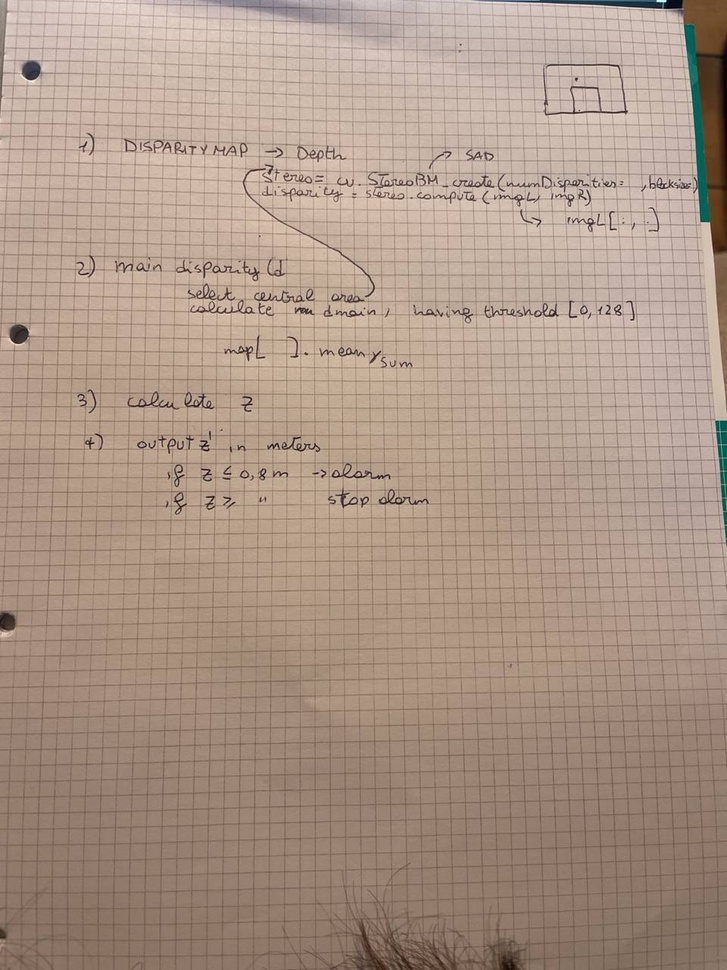
#> input picture Project/photo5787442142321424292.jpg, 727 x 970 px, shrunk from 960 x 1280 before the run, given in place of robotL.avi, which was not available
$ jupyter execute --allow-errors rectified_video.ipynb   (text cells are left out)
#> lines starting #> are read from the running program, lines starting #| are printed output that depends on the picture; pictures that were not available may be replaced by others from this repository, and a replacement may not be noted
#> further down, frameL is the input picture: shape (970, 727, 3); mean B, G, R 135.4, 150.4, 172.2
#> `imgR = cv2.cvtColor(frameR,cv2.COLOR_BGR2GRAY)`:
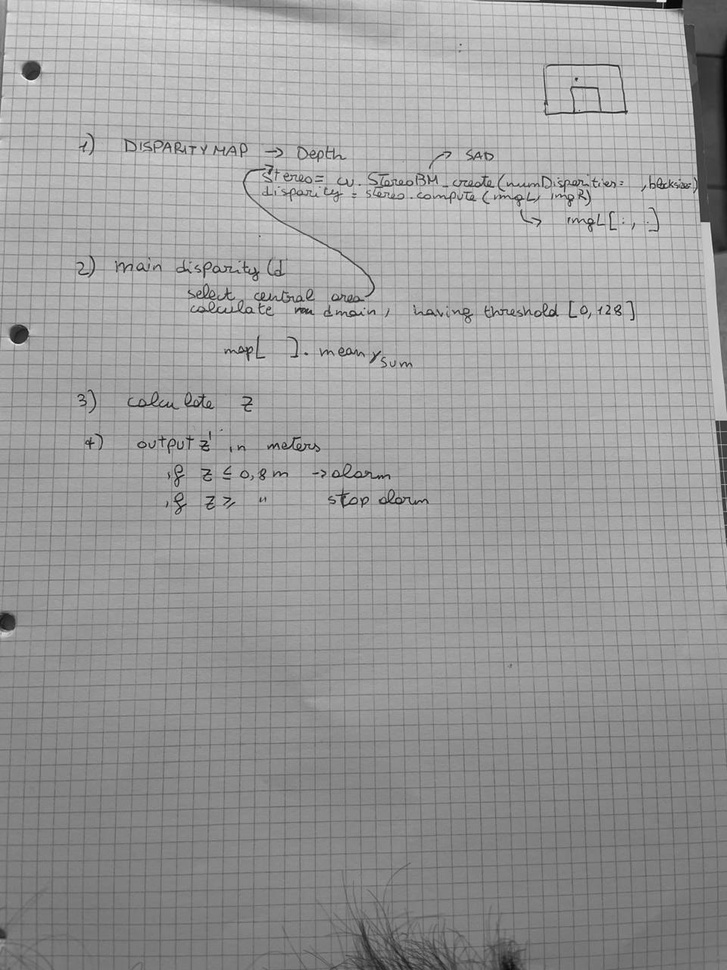
#> imgR: shape (970, 727); min 1, max 242, mean 155.1
#> `kpL, desL = sift.detectAndCompute(imgL, None)`: kpL = 788 keypoints; strongest (x, y, size): (576, 79, 1.9), (31, 70, 12.2), (19, 334, 12), (306, 354, 2)
#> `kpR, desR = sift.detectAndCompute(imgR, None)`: kpR has the same summary as kpL
#> `imgSift = cv2.drawKeypoints( imgL, kpL, None, flags=cv2.DRAW_MATCHES_F..`:
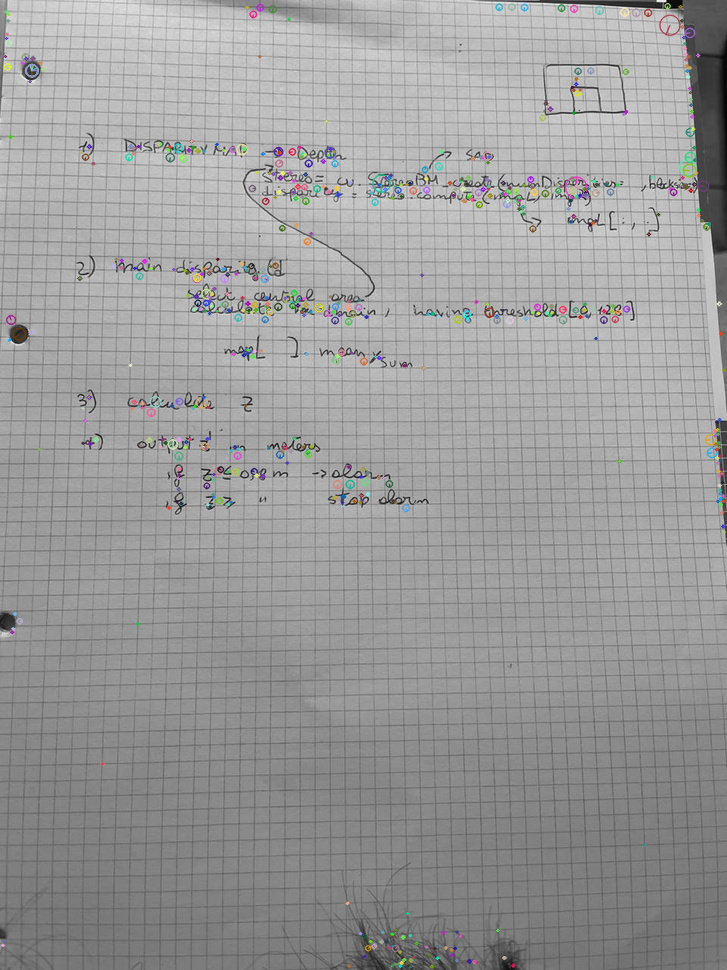
#> imgSift: shape (970, 727, 3); mean of channels 0, 1, 2 154.7, 154.7, 154.7; drawn as B, G, R
#> `matches = flann.knnMatch(desL, desR, k=2)`: matches = 788 matches
#> `matchesMask = [[0, 0] for i in range(len(matches))]`: matchesMask = 788 pairs, first value 0 to 0, second value 0 to 0
#> after the loop `for i, (m, n) in enumerate(matches):`: good = 788 matches; matchesMask = 788 pairs, first value 1 to 1, second value 0 to 0; ptsL = 788 pairs, first value 2.47 to 724.2, second value 5.62 to 967; ptsR has the same summary as ptsL
#> `draw_params = dict(matchColor=(0, 255, 0), singlePointColor=(255, 0, 0..`: draw_params = 4 items
#> `keypoint_matches = cv2.drawMatchesKnn( imgL, kpL, imgR, kpR, matches[3..`:
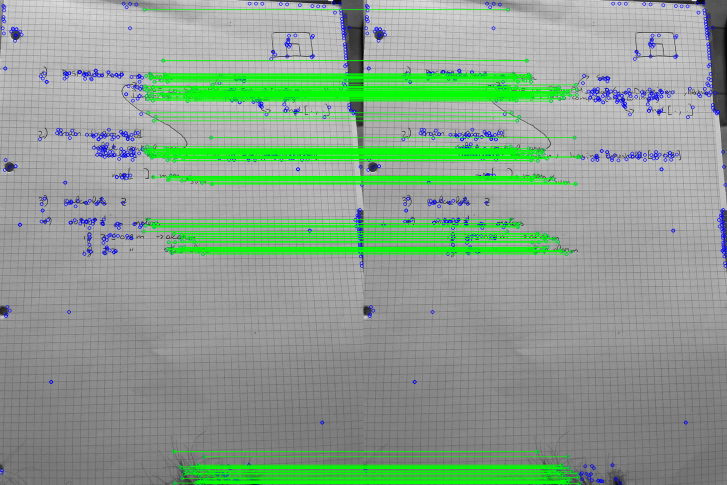
#> keypoint_matches: shape (970, 1454, 3) (shown at 1/2 size); mean of channels 0, 1, 2 143.7, 161.5, 140.5; drawn as B, G, R
#> `ptsL = np.int32(ptsL)`: ptsL = 788 pairs, first value 2 to 724, second value 5 to 966
#> `ptsR = np.int32(ptsR)`: ptsR has the same summary as ptsL
#> `fundamental_matrix, inliers = cv2.findFundamentalMat(ptsL, ptsR, cv2.F..`: fundamental_matrix = [[-4.47e-21, -4.69e-05, 0.012], [4.69e-05, -1.45e-21, -0.0136], [-0.012, 0.0136, -2.22e-16]]; inliers = 788 values from 1 to 1
#> `linesL = cv2.computeCorrespondEpilines( ptsR.reshape(-1, 1, 2), 2, fun..`: linesL = 788 rows, first 8: [0.923, 0.385, -365.5], [0.922, 0.386, -365.6], [-0.573, 0.82, -43.62], [-0.608, 0.794, -26.51], [-0.653, 0.757, -4.41], [-0.617, 0.787, -22.26], [-0.557, 0.831, -50.93], [-0.64, 0.768, -10.89]
[cell 1]
import cv2
import numpy as np
from matplotlib import pyplot as plt

# Import additional library to properply play videos on jupyter notebook
from IPython.display import clear_output

[cell 2]
capR = cv2.VideoCapture('robotR.avi')
capL = cv2.VideoCapture('robotL.avi')
print(capR,capL)

[cell 3]
print(capR.isOpened(),capL.isOpened())
#> (the rest of this cell did not finish here and is left out)

#> the loop in drawlines, `for r, ptL, ptR in zip(lines, ptsLsrc, ptsRsrc):` made 788 passes
#> pass 1, in drawlines, `img1color = cv2.circle(imgLcolor, tuple(ptL), 5, color, -1)`:
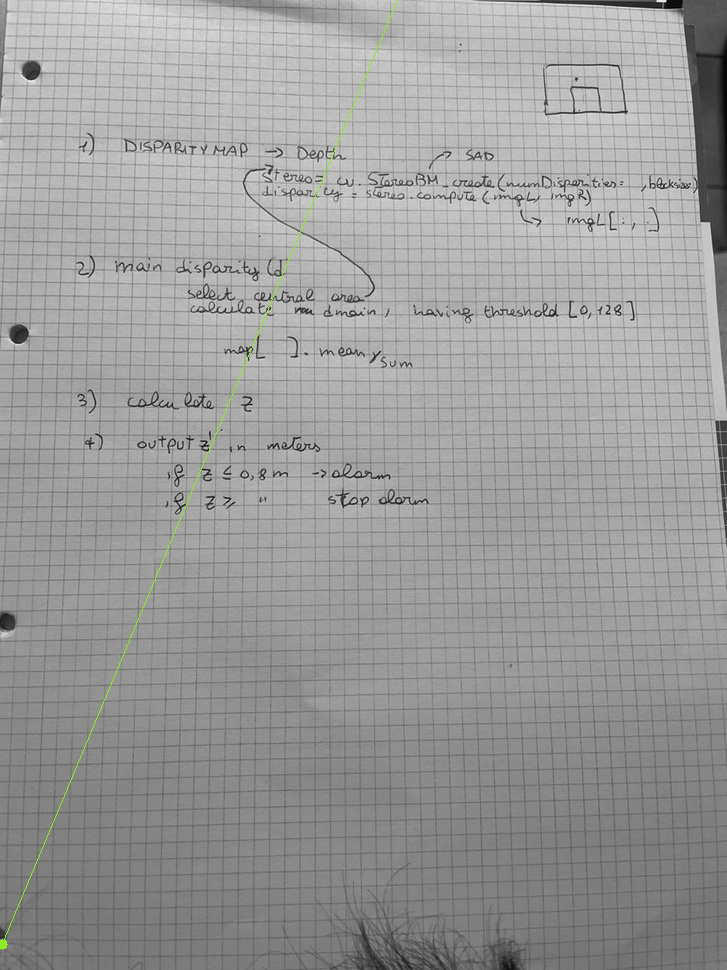
#> img1color: shape (970, 727, 3); mean B, G, R 154.9, 155.2, 155.1
#> after the loop in drawlines, `for r, ptL, ptR in zip(lines, ptsLsrc, ptsRsrc):`:
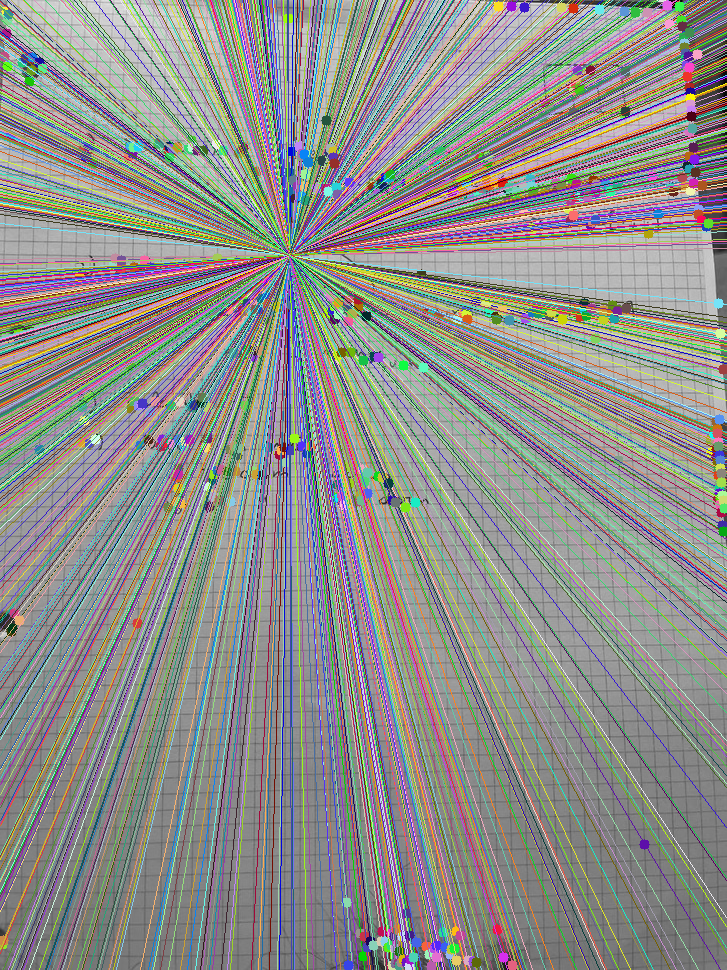
#> imgLcolor: shape (970, 727, 3); mean B, G, R 140, 143.4, 142.7
#> after the loop in drawlines, `for r, ptL, ptR in zip(lines, ptsLsrc, ptsRsrc):`:
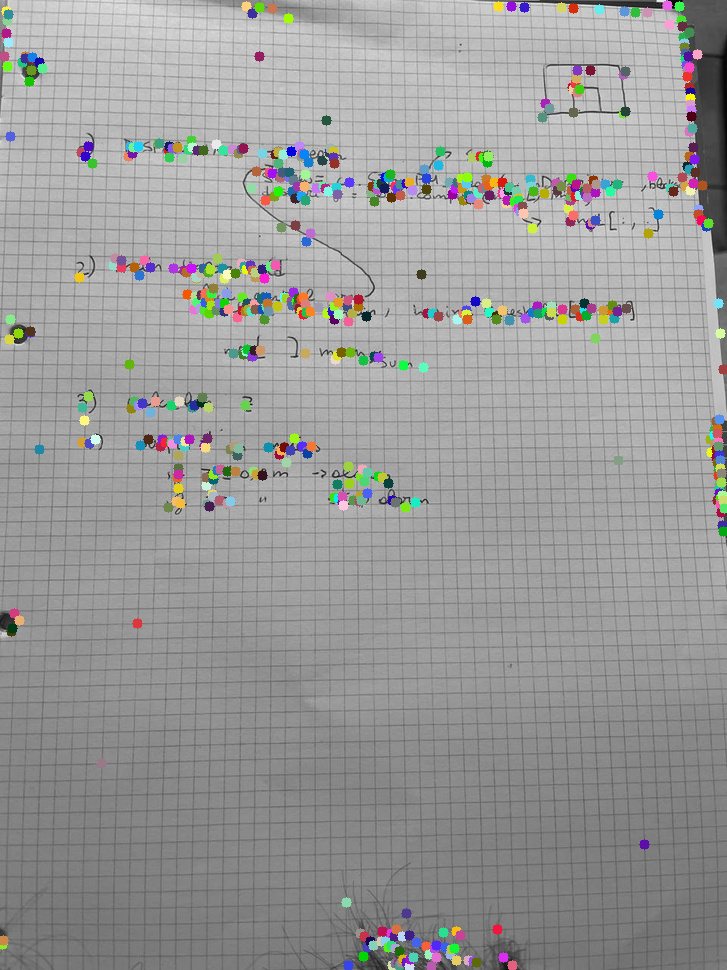
#> imgRcolor: shape (970, 727, 3); mean B, G, R 153.5, 154.2, 154.1
#> `linesR = cv2.computeCorrespondEpilines( ptsL.reshape(-1, 1, 2), 1, fun..`: linesR = 788 rows, first 8: [-0.923, -0.385, 365.5], [-0.922, -0.386, 365.6], [0.573, -0.82, 43.62], [0.608, -0.794, 26.51], [0.653, -0.757, 4.41], [0.617, -0.787, 22.26], [0.557, -0.831, 50.93], [0.64, -0.768, 10.89]
    linesR = cv2.computeCorrespondEpilines(
        ptsL.reshape(-1, 1, 2), 1, fundamental_matrix)

    linesR = linesR.reshape(-1, 3)

    img3, img4 = drawlines(imgR, imgL, linesR, ptsR, ptsL)
#> the loop in drawlines (call 2), `for r, ptL, ptR in zip(lines, ptsLsrc, ptsRsrc):` made 788 passes
#> `_, H1, H2 = cv2.stereoRectifyUncalibrated( np.float32(ptsL), np.float3..`: H1 = [[-0.0139, -0.0433, 19.42], [0.00607, -0.0403, 8.52], [-2.31e-05, -7.17e-05, 0.025]]; H2 = [[0.769, 2.39, -1073.2], [-0.335, 2.22, -471], [0.00127, 0.00396, -1.38]]
#> `imgL_rectified = cv2.warpPerspective(imgL, H1, (w1, h1))`:
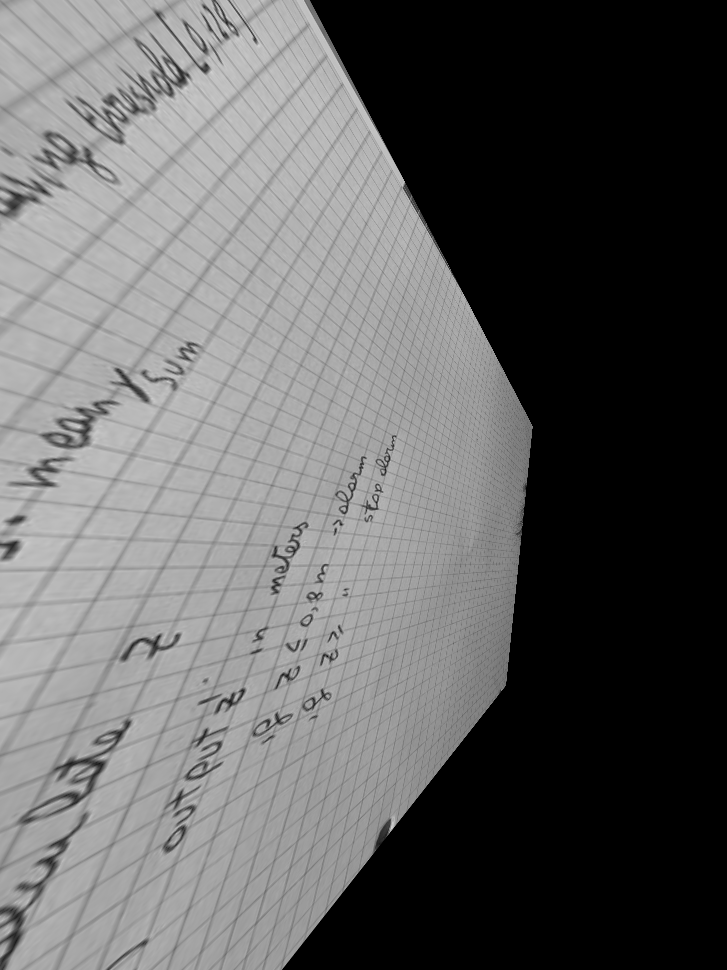
#> imgL_rectified: shape (970, 727); min 0, max 218, mean 98.2
#> `imgL1=rectified_1[rectified_1.shape[0]//2-50:rectified_1.shape[0]//2+5..`:
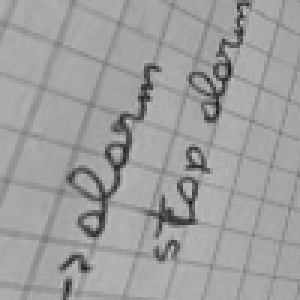
#> imgL1: shape (100, 100) (shown 3 times larger); min 28, max 196, mean 157.7

    # [8 lines of commented-out code are left out]

    h1, w1 = imgL.shape
    h2, w2 = imgR.shape
    _, H1, H2 = cv2.stereoRectifyUncalibrated(
        np.float32(ptsL), np.float32(ptsR), fundamental_matrix, imgSize=(w1, h1)
    )

    imgL_rectified = cv2.warpPerspective(imgL, H1, (w1, h1))
    imgR_rectified = cv2.warpPerspective(imgR, H2, (w2, h2))


    ###cv2.imwrite("rectified_Lpng", imgL_rectified)
    ###cv2.imwrite("rectified_R.png", imgR_rectified)

    #fig, axes = plt.subplots(1, 2, figsize=(15, 10))
    #axes[0].imshow(img1_rectified, cmap="gray")

    #axes[1].imshow(img2_rectified, cmap="gray")
    #axes[0].axhline(250)
    #axes[1].axhline(250)
    #axes[0].axhline(450)
    #axes[1].axhline(450)
    #plt.suptitle("Rectified images")
    #plt.savefig("rectified_images.png")
    #plt.show()

    #disparity mapping part
    ###rectified_1= cv2.imread('rectified_L.png')
    ###rectified_2= cv2.imread('rectified_R.png')
    rectified_1= imgL_rectified
    rectified_2= imgR_rectified
    imgL1=rectified_1[rectified_1.shape[0]//2-50:rectified_1.shape[0]//2+50,rectified_1.shape[1]//2-50:rectified_1.shape[1]//2+50]
    imgR1=rectified_2[rectified_2.shape[0]//2-50:rectified_2.shape[0]//2+50,rectified_2.shape[1]//2-50:rectified_2.shape[1]//2+50]


    # Matched block size. It must be an odd number >=1 . Normally, it should be somewhere in the 3..11 range.
    block_size = 1
    min_disp = 0
    max_disp = 128
# Maximum disparity minus minimum disparity. The value is always greater than zero.
# In the current implementation, this parameter must be divisible by 16.
    num_disp = max_disp - min_disp
# Margin in percentage by which the best (minimum) computed cost function value should "win" the second best value to consider the found match correct.
# Normally, a value within the 5-15 range is good enough
    uniquenessRatio = 5
# Maximum size of smooth disparity regions to consider their noise speckles and invalidate.
# Set it to 0 to disable speckle filtering. Otherwise, set it somewhere in the 50-200 range.
    speckleWindowSize = 200
# Maximum disparity variation within each connected component.
# If you do speckle filtering, set the parameter to a positive value, it will be implicitly multiplied by 16.
# Normally, 1 or 2 is good enough.
    speckleRange = 2
    disp12MaxDiff = 0

    stereo = cv2.StereoSGBM_create(
        minDisparity=min_disp,
        numDisparities=num_disp,
        blockSize=block_size,
        uniquenessRatio=uniquenessRatio,
        speckleWindowSize=speckleWindowSize,
        speckleRange=speckleRange,
        disp12MaxDiff=disp12MaxDiff,
        P1=8 * 1 * block_size * block_size,
        P2=32 * 1 * block_size * block_size,
    )
    disparity_SGBM = stereo.compute(imgR1, imgL1)
    cv2.imshow('disparity', disparity_SGBM)
    cv2.waitKey(50)

    avg = np.average(disparity_SGBM)
    print("average of the disparity",avg)
    b=92.226
    f=567.2
    numerator= b*f
    z= numerator/avg
    print("depth",z)

# Normalize the values to a range from 0..255 for a grayscale image
    disparity_SGBM = cv2.normalize(disparity_SGBM, disparity_SGBM, alpha=255,
                              beta=0, norm_type=cv2.NORM_MINMAX)
    disparity_SGBM = np.uint8(disparity_SGBM)
    cv2.imshow("Disparity", disparity_SGBM)
    cv2.imwrite("disparity_SGBM_norm.png", disparity_SGBM)
    #colored disparity map

    plt.subplot(1,3,1)
    plt.imshow(imgL1, cmap='gray', vmin=0, vmax=255)
    plt.subplot(1,3,2)
    plt.imshow(imgR1, cmap='gray', vmin=0, vmax=255)
    plt.subplot(1,3,3)
    plt.imshow(disparity_SGBM ,cmap='gray', vmin=0, vmax=255)
    plt.show()

    plt.imshow(disparity_SGBM, cmap='viridis')
    plt.colorbar()
    plt.show()
